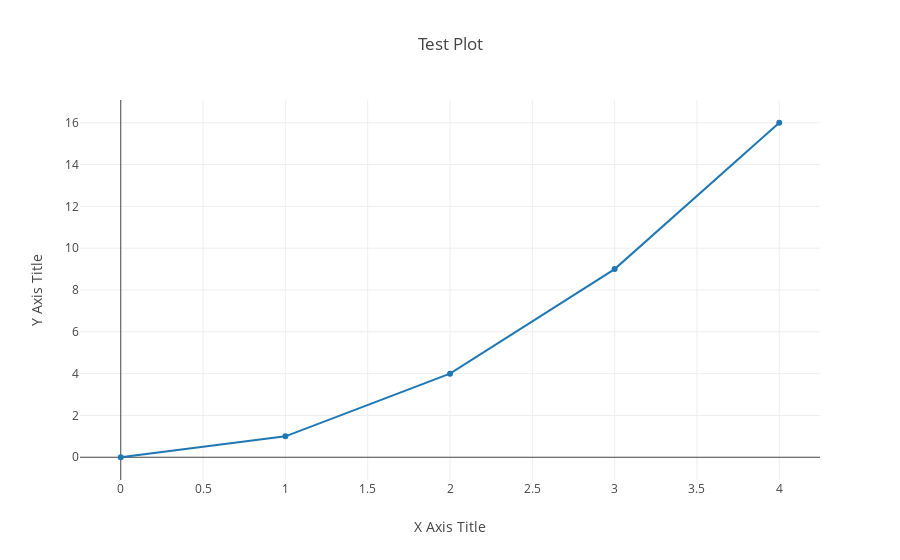

This figure's notebook cell:
### Code cell
import plotly.offline as offline

offline.iplot({
    'data': [{'x': [0, 1, 2, 3, 4], 'y': [0, 1, 4, 9, 16]}], 
    'layout': {
        'xaxis': {'title': 'X Axis Title'},
        'yaxis': {'title': 'Y Axis Title'},
        'title': 'Test Plot'
    }
})

### Figure 1 — Plotly figure (JSON) as saved in the notebook; plotly's stock layout.template omitted (floating-point values rounded to 4 significant figures)
{"data": [{"x": [0, 1, 2, 3, 4], "y": [0, 1, 4, 9, 16]}], "layout": {"title": "Test Plot", "xaxis": {"title": "X Axis Title"}, "yaxis": {"title": "Y Axis Title"}}}
